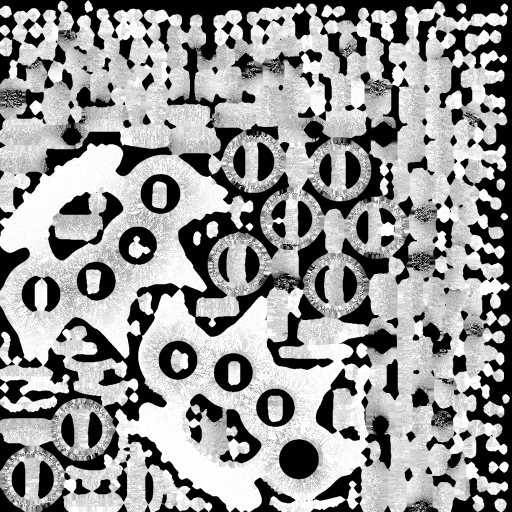
#> input picture mod/assets/ao/KD_Knuckles_BoneChill_ao.png, 1024 x 1024 px (shown at 1/2 size)
$ python -i icon_texgen.py   (imports and definitions only)
#> lines starting #> are read from the running program, lines starting #| are printed output that depends on the picture; after the words box and inside, x2 and y2 are one past the last pixel; in counts of white or black regions, pixels touching at a corner belong together
# -*- coding: utf-8 -*-
"""icon_texgen.py -- icon-driven knuckle texture generator (new file; does not touch make_textures.py)

WHY A SECOND GENERATOR
----------------------
make_textures.py composites "one base colour x bake AO x tileable scroll sheet".
That sheet has no relation to the model, so the whole part ends up one flat
grey/gold and the normal map carries a scroll pattern that belongs to no part.

This one uses the concept art as texture truth: every texel is projected back
into the icon, so the blue runes / ice tracery / brass scrollwork land exactly
where the reference puts them, and the normal map's relief is derived from the
same icon pixels (dark engraved line = groove). The base colour and the relief
therefore share one coordinate system.

COORDINATE CHAIN
----------------
texel --(UV rasteriser)--> 3D pos P / normal N --(fitted front projection)--> icon pixel

The projection is fitted by rendering the model's front silhouette (x,z) and
maximising IoU against the icon's object mask over rotation / scale / translation
/ mirror. Worst case ~2 s; it is deterministic.

OUTPUTS (4 maps per style, 1024^2)
----------------------------------
<style>_BM.png    base colour (sRGB)
<style>_NM.png    tangent-space normal (geometry normal + icon relief gradient)
<style>_PM.png    R = roughness, G = metallic, B = cavity
                  (R and B are DERIVED quantities, not authored inputs: B is the
                   bake AO inverted, R is a heuristical mix -- see comments)
<style>_GLOW.png  emissive mask (grayscale) -- feeds BG3 CHAR_BASE_GM's Glowmap slot

USAGE
-----
python icon_texgen.py --style steel_runeglow [--res 1024]
python icon_texgen.py --all
"""
import argparse
import json
import os
import sys

import numpy as np
from PIL import Image

ROOT = r"D:\DSH\knuckle_tools"
MODEL_DIR = os.path.join(ROOT, "model_out")
BAKE_DIR = os.path.join(ROOT, "bake_out")
ICON_DIR = os.path.join(ROOT, "icons_src")
TEX_OUT = os.path.join(ROOT, "weapon_tex")
PREV_OUT = os.path.join(ROOT, "preview", "lookdev")

# Style table. Colours are linear (engine BaseColor semantics).
#   base/wear : metal F0 and the bare metal exposed at worn edges
#   glow      : rune / ice-vein emission colour (Glowmap path, also baked partially
#               into BM as the degraded fallback when no emissive is available)
#   rough     : (base, worn edge, engraved groove)
STYLES = {
    "steel_runeglow": dict(
        obj="KD_Knuckles_SteelSpike",
        icon="KD_Item_Knuckle_Steel_Spike.png",
        base=(0.0135, 0.0145, 0.0170),      # near-black iron
        wear=(0.28, 0.29, 0.31),
        glow=(0.030, 0.180, 0.850),          # blue rune glow
        rough=(0.70, 0.40, 0.74),
        metallic=1.0, glow_metal=0.12, glow_rough=0.16,
        glow_amt=1.00, relief=0.00055, relief_rune=0.00170, normal_strength=1.00,
        glow_thr=0.038, glow_k=0.055, glow_hp=-0.020, glow_lummax=0.62,
        note="black iron + blue rune engraving (emissive via Glowmap)",
    ),
    "frost_icevein": dict(
        obj="KD_Knuckles_BoneChill",
        icon="KD_Item_Knuckle_Bone_Chill.png",
        base=(0.285, 0.375, 0.560),          # cold silver-blue
        wear=(0.90, 0.96, 1.00),
        glow=(0.030, 0.190, 0.950),          # ice blue, stronger
        rough=(0.30, 0.14, 0.42),
        metallic=1.0, glow_metal=0.25, glow_rough=0.12,
        glow_amt=1.00, relief=0.00070, relief_rune=0.00155, normal_strength=1.20,
        glow_thr=0.026, glow_k=0.060, glow_hp=-0.020, glow_lummax=0.95,
        note="silver metal + ice-blue tracery (frost highlights on rims and spikes)",
    ),
    "brass_scroll": dict(
        obj="KD_Knuckles_Unsharpened",
        icon="KD_Item_Knuckle_Unsharpened.png",
        base=(0.620, 0.375, 0.085),          # saturated brass
        wear=(1.000, 0.820, 0.450),
        glow=(0.0, 0.0, 0.0),                # no emission
        rough=(0.34, 0.22, 0.48),
        metallic=1.0, glow_metal=1.0, glow_rough=0.36,
        glow_amt=0.0, relief=0.00062, relief_rune=0.0, normal_strength=1.28,
        cord_suppress=0.92,
        glow_thr=9.0, glow_k=1.0, glow_hp=9.0, glow_lummax=0.0,
        note="brass/dark gold + scroll relief (recesses dark, ridges bright)",
    ),
}


def log(m):
    print("[lookdev] %s" % m)
    sys.stdout.flush()


# ---------------------------------------------------------------- OBJ / normals
# [137 lines left out: functions load_obj, vertex_normals, raster_uv, raster_mask_2d, bilinear, not called in this run]


def gauss(a, sigma):
    """Separable Gaussian (edge padded). Cheap enough for 1k maps."""
    if sigma <= 0:
        return a
    r = max(1, int(round(2.2 * sigma)))
    k = np.exp(-0.5 * (np.arange(-r, r + 1) / max(1e-6, sigma)) ** 2)
    k /= k.sum()
    out = a
    for axis in (0, 1):
        pad = [(0, 0)] * out.ndim
        pad[axis] = (r, r)
        p = np.pad(out, pad, mode="edge")
        acc = np.zeros_like(out)
        for i, w in enumerate(k):
            sl = [slice(None)] * out.ndim
            sl[axis] = slice(i, i + out.shape[axis])
            acc += w * p[tuple(sl)]
        out = acc
    return out


def dilate_fill(rgb, mask, passes=10):
    """Fill outside the icon mask by nearest-neighbour diffusion (no white bleed)."""
    out = rgb.copy()
    m = mask.copy()
    for _ in range(passes):
        if m.all():
            break
        acc = np.zeros_like(out)
        cnt = np.zeros(m.shape)
        for dy, dx in ((1, 0), (-1, 0), (0, 1), (0, -1), (1, 1), (1, -1), (-1, 1), (-1, -1)):
            sp = np.roll(m, (dy, dx), (0, 1)).astype(np.float64)
            acc += np.roll(out, (dy, dx), (0, 1)) * (sp[..., None] if out.ndim == 3 else sp)
            cnt += sp
        new = (~m) & (cnt > 0)
        out[new] = acc[new] / cnt[new][:, None]
        m = m | new
    return out


# ---------------------------------------------------------------------- the icon
def load_icon(path, work=1024):
    """Crop the icon to its object, work at `work` px, build colour/relief/blue mask."""
#> called with work = 1024
    a = np.array(Image.open(path).convert("RGBA"), np.float64) / 255.0
    rgb, alpha = a[..., :3], a[..., 3]
#> alpha: shape (1024, 1024) float64; every value is 1
    if alpha.min() < 0.99:
        mask = alpha > 0.5
    else:
        lum = 0.2126 * rgb[..., 0] + 0.7152 * rgb[..., 1] + 0.0722 * rgb[..., 2]
        chroma = rgb.max(axis=2) - rgb.min(axis=2)
#> chroma: shape (1024, 1024) float64; every value is 0
        mask = (lum < 0.955) | (chroma > 0.055)
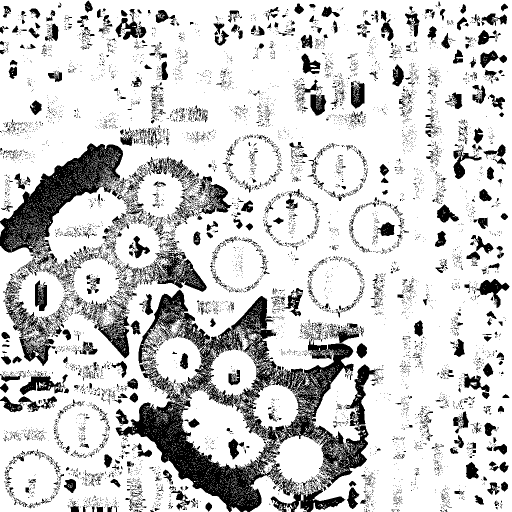
#> mask: shape (1024, 1024) bool (shown at 1/2 size); 80.9% white; 8602 black regions (7868 under 20 px), largest, box (x1, y1, x2, y2) and area: (231, 579, 737, 1024) 58751, (0, 287, 246, 543) 19542, (6, 588, 109, 732) 4137
    ys, xs = np.nonzero(mask)
    if len(xs) == 0:
        raise SystemExit("icon mask empty: %s" % path)
    x0, x1, y0, y1 = xs.min(), xs.max(), ys.min(), ys.max()
#> x0 = 0; x1 = 1023; y0 = 0; y1 = 1023
    pad = int(0.04 * max(x1 - x0, y1 - y0))
#> pad = 40
    x0, y0 = max(0, x0 - pad), max(0, y0 - pad)
    x1 = min(rgb.shape[1] - 1, x1 + pad)
    y1 = min(rgb.shape[0] - 1, y1 + pad)
    rgb, mask = rgb[y0:y1 + 1, x0:x1 + 1], mask[y0:y1 + 1, x0:x1 + 1]
    h, w = rgb.shape[:2]
#> h = 1024; w = 1024
    sc = work / max(h, w)
#> sc = 1
    nw, nh = max(2, int(round(w * sc))), max(2, int(round(h * sc)))
#> nw = 1024; nh = 1024
    rgb = np.array(Image.fromarray((np.clip(rgb, 0, 1) * 255).astype(np.uint8))
                   .resize((nw, nh), Image.LANCZOS), np.float64) / 255.0
    mask = np.array(Image.fromarray((mask * 255).astype(np.uint8))
                    .resize((nw, nh), Image.BILINEAR), np.float64) > 127
    filled = gauss(dilate_fill(rgb, mask, passes=12), 1.2)
#> after the loop in dilate_fill, `for _ in range(passes):`:
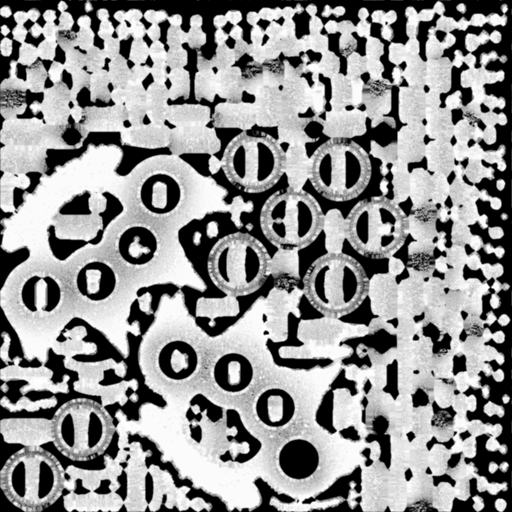
#> acc: shape (1024, 1024, 3) float64 (shown at 1/2 size); min 0, max 7.62, mean 4.41; drawn with min black and max white
#> after the loop in dilate_fill, `for _ in range(passes):`: m: shape (1024, 1024) bool; every value is 1
#> in gauss, `r = max(1, int(round(2.2 * sigma)))`: r = 3
    lum = 0.2126 * filled[..., 0] + 0.7152 * filled[..., 1] + 0.0722 * filled[..., 2]
    # Relief: dark engraved line = groove. Two high-pass bands, coarse block + fine
    # line. The fine band is pre-smoothed (sigma 0.8 px) because the icons carry
    # compression/paracord weave noise which would otherwise become foil wrinkles
    # once the gradient is scaled by the icon->world derivative.
    fine = gauss(lum, 0.8) - gauss(lum, 3.0)
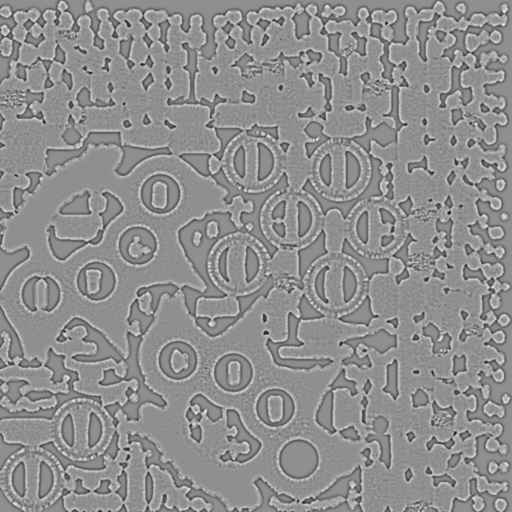
#> fine: shape (1024, 1024) float64 (shown at 1/2 size); min -0.426, max 0.331, mean 9.77e-05; drawn with min black and max white
    med = gauss(lum, 3.0) - gauss(lum, 9.0)
    # Unsharp the source first: the brass icon is only 380 px and gets upscaled
    # ~2.7x here, which otherwise turns every scroll into a soft blob.
    sharp = lum + 0.75 * (lum - gauss(lum, 1.6))
    hgt = -((gauss(sharp, 0.8) - gauss(sharp, 3.0)) * 1.30 + med * 0.45)
#> the loop in gauss (call 7), `for axis in (0, 1):` made 2 passes
#> pass 1, in gauss (call 7), `p = np.pad(out, pad, mode="edge")`:
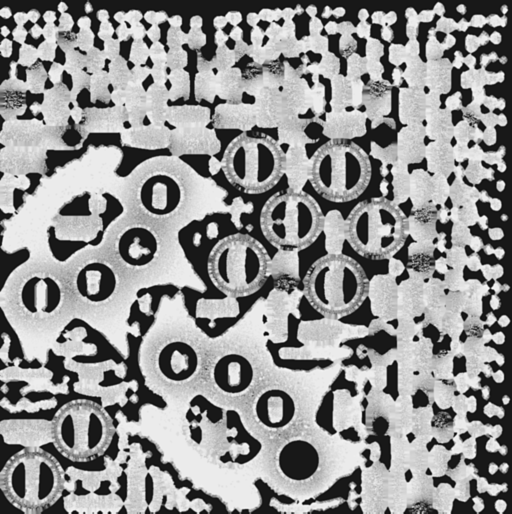
#> p: shape (1028, 1024) float64 (shown at 1/2 size); min -0.11, max 1.03, mean 0.55; drawn with min black and max white
    inside = gauss(mask.astype(np.float64), 2.0)
    hgt = hgt * np.clip(inside * 1.4, 0, 1)
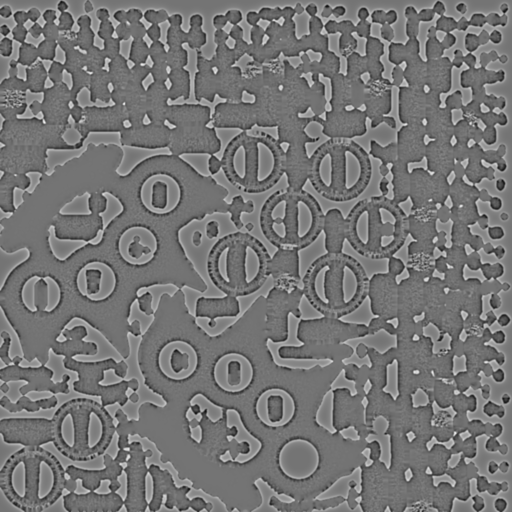
#> hgt: shape (1024, 1024) float64 (shown at 1/2 size); min -0.642, max 0.768, mean 0.009; drawn with min black and max white
    nz = np.percentile(np.abs(hgt[mask]), 97) if mask.any() else 1.0
#> nz = 0.364
    hgt = np.clip(hgt / max(nz, 1e-6), -1.6, 1.6)
    blueness = filled[..., 2] - 0.5 * (filled[..., 0] + 0.6 * filled[..., 1])
    # Thin blue veins read as the *local* blue excess, not the absolute blue level:
    # the dark iron body is already slightly blue, so an absolute threshold floods
    # the part. High-passing the blue channel isolates the drawn lines.
    blue_hp = blueness - gauss(blueness, 7.0)
#> after the loop in gauss (call 10), `for axis in (0, 1):`:
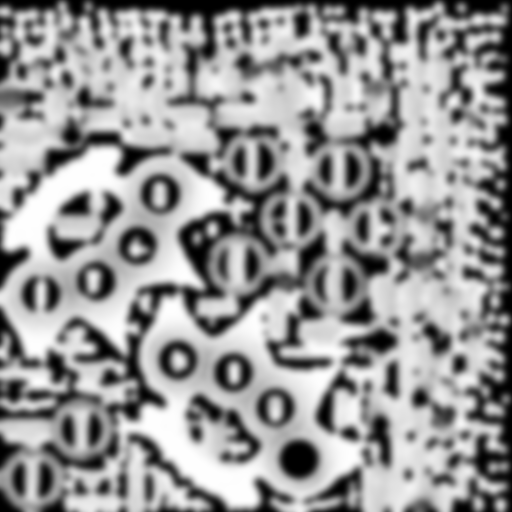
#> acc: shape (1024, 1024) float64 (shown at 1/2 size); min 0, max 0.188, mean 0.11; drawn with min black and max white
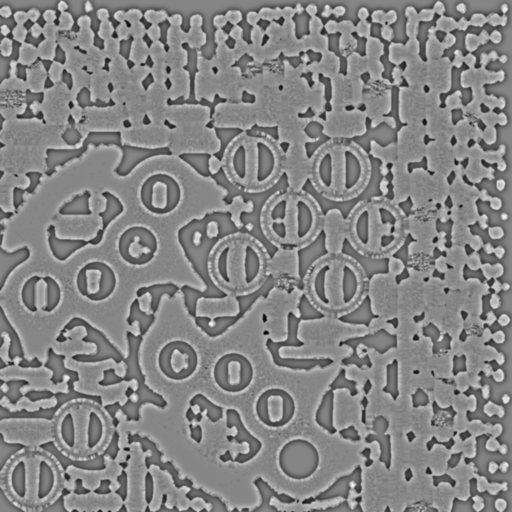
#> blue_hp: shape (1024, 1024) float64 (shown at 1/2 size); min -0.145, max 0.131, mean 0.000131; drawn with min black and max white
    # The drawn rune lines are ~1.5 texels wide at 1024/31% UV occupancy, so they
    # alias into dashes. A 1 px max-filter thickens them enough to survive the UV
    # down-sample as continuous veins (0.53 mm line -> ~2.5 texels).
    b = blue_hp
    for dy, dx in ((0, 1), (1, 0)):
        b = np.maximum(b, np.roll(np.roll(blue_hp, dy, 0), dx, 1))
    blue_hp = gauss(b, 0.55)
    # Engraved rune/vein groove field: the blue tracery is cut IN, so it gets its
    # own (deeper) groove so the relief reads even where luminance contrast is low.
    rune = np.clip(blue_hp / 0.075, 0, 1) * np.clip(inside * 1.5, 0, 1)
    rune = gauss(rune, 0.9)
    # Paracord detector (brass icon): the wrap is a desaturated, mid-dark band while
    # the brass body is strongly chromatic. The model's grip is a short coil, not a
    # full wrap, so projecting the wrap's weave as relief reads as melted rope --
    # the brass style suppresses relief there (colour is kept for continuity).
    mx_ = filled.max(axis=2)
    sat = np.where(mx_ > 1e-4, (mx_ - filled.min(axis=2)) / np.maximum(mx_, 1e-4), 0)
    cord = (sat < 0.42) & (lum < 0.58) & mask
    cord = gauss(cord.astype(np.float64), 2.5)
    cord = np.clip(cord * 1.6, 0, 1)
    return dict(rgb=filled, mask=mask, lum=lum, height=hgt, blueness=blueness,
                blue_hp=blue_hp, rune=rune, cord=cord, hp=lum - gauss(lum, 18.0),
                size=(nw, nh))


# --------------------------------------------------------------------- alignment
# [405 lines left out: functions fit_align, build, contact_sheet, main, not called in this run]


# [2 lines not run here, left out]

>>> result = load_icon('../assets/ao/KD_Knuckles_BoneChill_ao.png')
#> result = 10 items

$ run again, on mod/assets/ao/KD_Knuckles_Unsharpened_ao.png
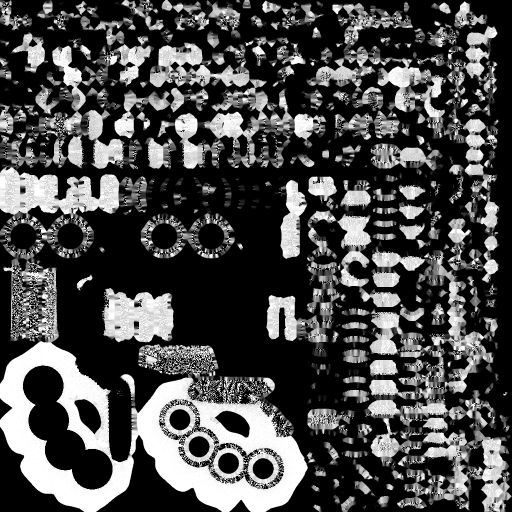
#> input picture mod/assets/ao/KD_Knuckles_Unsharpened_ao.png, 1024 x 1024 px (shown at 1/2 size)
#> alpha: shape (1024, 1024) float64; every value is 1
#> chroma: shape (1024, 1024) float64; every value is 0
#> in load_icon, `mask = (lum < 0.955) | (chroma > 0.055)`:
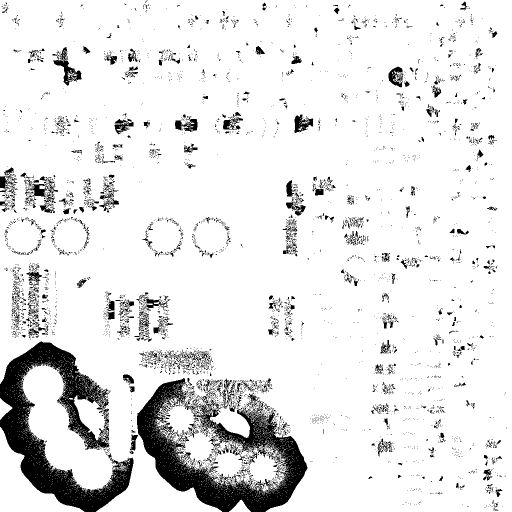
#> mask: shape (1024, 1024) bool (shown at 1/2 size); 89.9% white; 4714 black regions (4313 under 20 px), largest, box (x1, y1, x2, y2) and area: (274, 756, 615, 1024) 31975, (0, 683, 267, 1024) 31576, (105, 94, 163, 171) 1274
#> x0 = 0; x1 = 1023; y0 = 0; y1 = 1023
#> in load_icon, `pad = int(0.04 * max(x1 - x0, y1 - y0))`: pad = 40
#> r = 3
#> nz = 0.358
#> in load_icon, `blue_hp = blueness - gauss(blueness, 7.0)`:
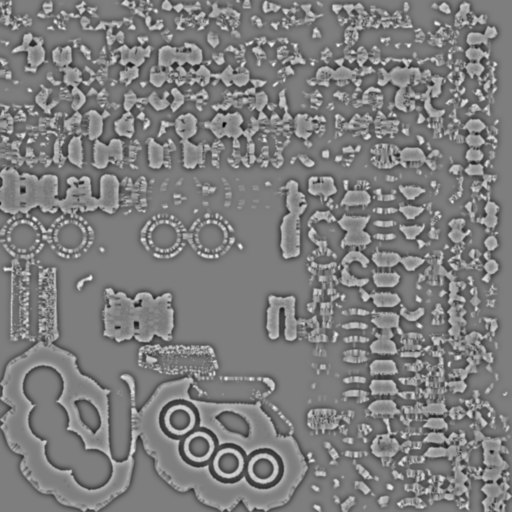
#> blue_hp: shape (1024, 1024) float64 (shown at 1/2 size); min -0.142, max 0.145, mean 8.7e-05; drawn with min black and max white
#> result = 10 items
